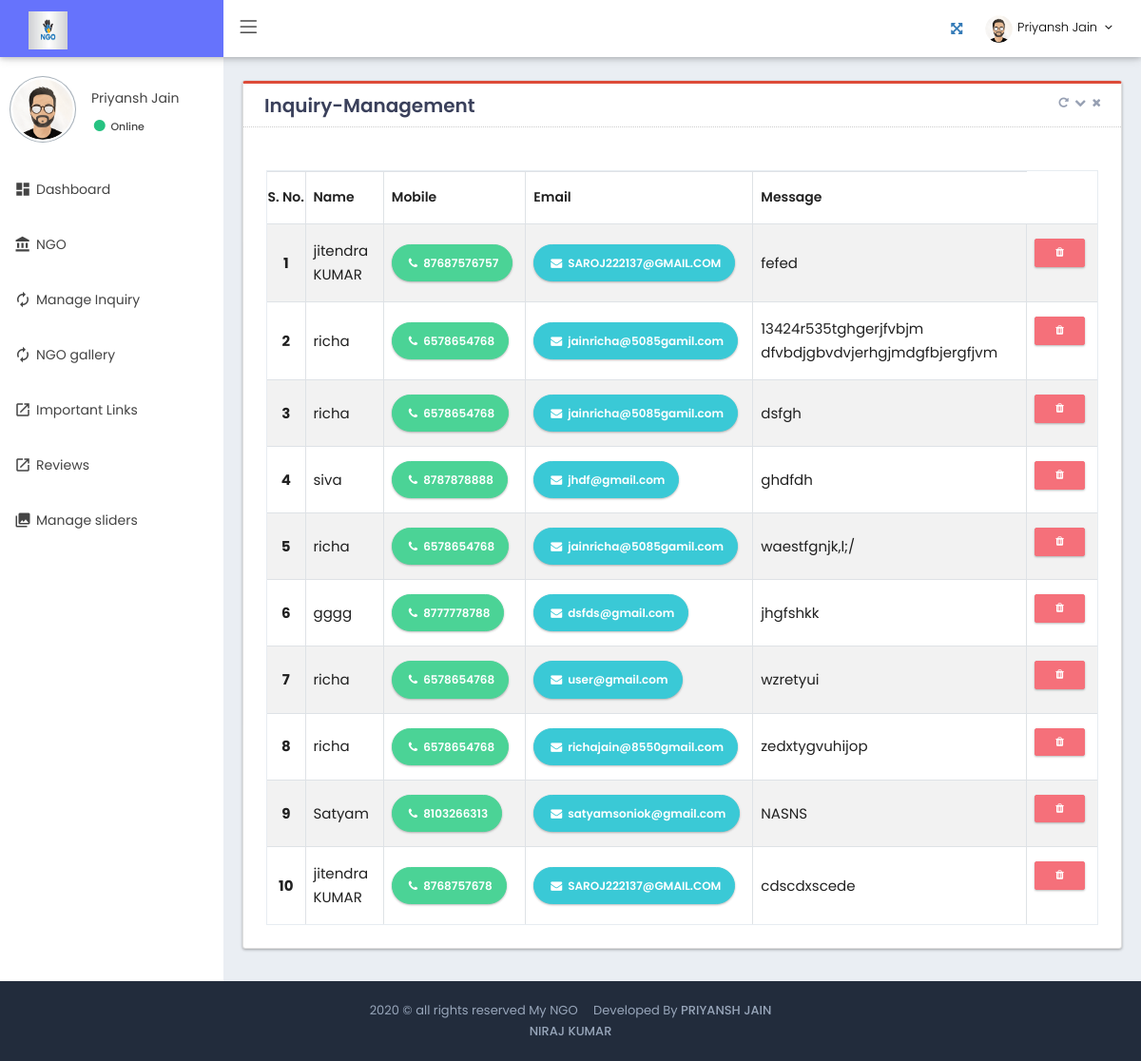
Page /admin/manage_contactus.php (signed in) on the committed database.
### tables this page shows
CREATE TABLE `admin_profile` (
  `id` int(50) NOT NULL,
  `name` varchar(100) NOT NULL,
  `designation` varchar(100) NOT NULL,
  `mobile` varchar(100) NOT NULL,
  `image` varchar(1000) NOT NULL
);

CREATE TABLE `contactus` (
  `id` int(15) NOT NULL,
  `name` varchar(225) NOT NULL,
  `email` varchar(111) NOT NULL,
  `mobile` varchar(111) NOT NULL,
  `message` varchar(1500) NOT NULL,
  `created_at` date NOT NULL DEFAULT current_timestamp()
);

### admin/manage_contactus.php (the view, shortened to what this page needs)
<?php
include('connection.php');
include('includes/header.php');
?>
<div class="page-container">
<?php include('includes/sidebar.php')?>
    <div class="page-content-wrapper">
        <div class="page-content">
            <div class="row">
                <div class="col-lg-12 col-md-12 col-sm-12 col-12">
                <div class="card card-topline-red">
                                <div class="card-head">
                                    <header><meta http-equiv="Content-Type" content="text/html; charset=utf-8">Inquiry-Management</header>
                                    <div class="tools">
                                        <a class="fa fa-repeat btn-color box-refresh" href="javascript:;"></a>
                                        <a class="t-collapse btn-color fa fa-chevron-down" href="javascript:;"></a>
                                        <a class="t-close btn-color fa fa-times" href="javascript:;"></a>
                                    </div>
                                </div>
                                <div class="card-body ">
                                    <div class="row">
                                        <div class="col-md-6 col-sm-6 col-6">
                                        </div>
                                        <div class="col-md-6 col-sm-6 col-6">
                                        </div>
                                    </div>
                                    <div class="table-scrollable">
                                        <table
                                            class="table table-striped table-bordered table-hover table-checkable order-column"
                                            style="width: 100%" id="example4">
                                            <thead>
                                                <tr>
                                                    <th> S. No.</th>
                                                    <th> Name </th>
                                                    <th> Mobile</th>
                                                    <th> Email </th>
                                                    <th> Message </th>
                                                </tr>
                                            </thead>
                                            <tbody>
                                                 <?php
        $n=0;
        $query1="SELECT * FROM contactus";
       $result1=mysqli_query($conn,$query1);
         while($row = $result1->fetch_assoc()) {
         $n++;
         ?>
<tr>
                                                            <th scope="row"><?php echo $n;?></th>
                                                            <td><?php echo $row['name'];?></td>
                                                            <td><a href="tel:<?php echo $row['mobile'];?>"><button class="btn btn-success" style="border-radius:30px;"><i class="fa fa-phone"></i> <?php echo $row['mobile'];?></button></a></td>
                              <td><a href="mailto:<?php echo $row['email'];?>"><button class="btn btn-info" style="border-radius:30px;text-transform: none;"><i class="fa fa-envelope"></i> <?php echo $row['email'];?></button></a></td>
                                                            <td><?php echo $row['message'];?>
                                                            </td>
                                                            <td class="valigntop">
                                 <a href="delete_inquiry.php?id=<?php echo $row['id']?>"><button type="submit" data-toggle="modal" onclick="return confirm('are you sure  want to delete this');" aria-hidden="true" data-target="#delete_employee" class="btn btn-danger btn-sm mb-1"><i class="fa fa-trash" aria-hidden="true"></i></button></a>
                              </td>
                                                          </tr>
                                                        <?php } ?>
                                                    </tbody>
                                        </table>
                                    </div>
                                </div>
                            </div>
                </div>
            </div>
        </div>
    </div>
    <?php include('includes/tools.php')?>
<?php include('includes/footer.php')?>

### admin/includes/header.php (shortened to what this page needs)
<?php @session_start();
include('connection.php');
  $admin_id=$_SESSION['admin'];
?>
<!DOCTYPE html>
<html lang="en">
<head>
	<link href="fonts/simple-line-icons/simple-line-icons.min.css" rel="stylesheet" type="text/css" />
	<link href="fonts/font-awesome/css/font-awesome.min.css" rel="stylesheet" type="text/css" />
	<link href="fonts/material-design-icons/material-icon.css" rel="stylesheet" type="text/css" />
	<link href="assets/plugins/bootstrap/css/bootstrap.min.css" rel="stylesheet" type="text/css" />
	<link href="assets/plugins/summernote/summernote.css" rel="stylesheet">
	<link rel="stylesheet" href="assets/plugins/material/material.min.css">
	<link rel="stylesheet" href="assets/css/material_style.css">
	<link href="assets/css/pages/inbox.min.css" rel="stylesheet" type="text/css" />
	<link rel="stylesheet" href="//code.jquery.com/ui/1.12.1/themes/base/jquery-ui.css">
	<link href="assets/css/theme/light/theme_style.css" rel="stylesheet" id="rt_style_components" type="text/css" />
	<link href="assets/css/plugins.min.css" rel="stylesheet" type="text/css" />
	<link href="assets/css/theme/light/style.css" rel="stylesheet" type="text/css" />
	<link href="assets/css/responsive.css" rel="stylesheet" type="text/css" />
	<link href="assets/css/theme/light/theme-color.css" rel="stylesheet" type="text/css" />
     <link href="assets/plugins/select2/css/select2.css" rel="stylesheet" type="text/css" />
    <link href="assets/plugins/select2/css/select2-bootstrap.min.css" rel="stylesheet" type="text/css" />
</head>
<body class="page-header-fixed sidemenu-closed-hidelogo page-content-white page-md header-white white-sidebar-color logo-indigo">
    <div class="page-wrapper">
        <div class="page-header navbar navbar-fixed-top">
            <div class="page-header-inner ">
                <div class="page-logo">
                    <a href="index.php">
                        <span class="logo-default">
                            <img src="../img/logo.jpg" alt="..." style="height:40px;width:80%;">
                       </span>
                       </a>
                </div>
                <ul class="nav navbar-nav navbar-left in">
                    <li><a href="#" class="menu-toggler sidebar-toggler"><i class="icon-menu"></i></a></li>
                </ul>
                <div class="top-menu">
                    <ul class="nav navbar-nav pull-right">
                        <li><a href="javascript:;" class="fullscreen-btn"><i class="fa fa-arrows-alt"></i></a></li>
                        <li class="dropdown dropdown-user">
                             <?php
                                    $qyselect="SELECT * FROM admin_profile WHERE id='$admin_id'";
                                    $result=mysqli_query($conn,$qyselect);
                                    while($row=mysqli_fetch_array($result))
                                    {
                                    ?>
                            <a href="javascript:;" class="dropdown-toggle" data-toggle="dropdown" data-hover="dropdown" data-close-others="true">
                                <img alt="" class="img-circle " src="<?php echo $row['image'] ?>" />
                                <span class="username username-hide-on-mobile"> <?php echo $row['name'] ?> </span>
                                <i class="fa fa-angle-down"></i>
                            </a>
                            <?php }?>
                        </li>
                    </ul>
                </div>
            </div>
        </div>

### admin/includes/sidebar.php (shortened to what this page needs)
<div class="sidebar-container">
        <div class="sidemenu-container navbar-collapse collapse fixed-menu">
            <div id="remove-scroll" class="left-sidemenu">
                <ul class="sidemenu  page-header-fixed slimscroll-style" data-keep-expanded="false" data-auto-scroll="true" data-slide-speed="200" style="padding-top: 20px">
                    <li class="sidebar-user-panel">
                        <div class="user-panel">
                            <?php
                                    $qyselect="SELECT * FROM admin_profile WHERE id='$admin_id'";
                                    $result=mysqli_query($conn,$qyselect);
                                    while($row=mysqli_fetch_array($result))
                                    {
                                    ?>
                            <div class="pull-left image">
                                <img src="<?php echo $row['image'] ?>" class="img-circle user-img-circle" alt="User Image" style="height:70px; width:70px;" />
                            </div>
                            <div class="pull-left info">
                                <p> <?php echo $row['name'] ?></p>
                                <a href="#"><i class="fa fa-circle user-online"></i><span class="txtOnline">
												Online</span></a>
                            </div>
                        <?php }?>
                        </div>
                    </li>
                    <li class="nav-item">
                        <a href="index.php" class="nav-link nav-toggle">
                        <i class="material-icons">dashboard</i>
                            <span class="title">Dashboard</span>
                        </a>
                    </li>
                   <li class="nav-item">
                        <a href="ngo.php" class="nav-link nav-toggle">
                        <i class="material-icons">account_balance</i>
                            <span class="title">NGO</span>
                        </a>
                    </li>
                    <li class="nav-item">
                        <a href="manage_contactus.php" class="nav-link nav-toggle">
                        <i class="material-icons">autorenew</i>
                           <span class="title">Manage Inquiry</span>
                        </a>
                    </li>
                    <li class="nav-item">
                        <a href="manage_gallery.php" class="nav-link nav-toggle">
                        <i class="material-icons">autorenew</i>
                           <span class="title">NGO gallery</span>
                        </a>
                    </li>
                    <li class="nav-item">
                        <a href="important_links.php" class="nav-link nav-toggle">
                        <i class="material-icons">launch</i>
                            <span class="title">Important Links</span>
                        </a>
                    </li>
                    <li class="nav-item">
                        <a href="review.php" class="nav-link nav-toggle">
                        <i class="material-icons">launch</i>
                            <span class="title">Reviews</span>
                        </a>
                    </li>
                    <li class="nav-item">
                        <a href="slider.php" class="nav-link nav-toggle">
                        <i class="material-icons">collections</i>
                            <span class="title">Manage sliders</span>
                        </a>
                    </li>
                </ul>
            </div>
        </div>
    </div>

### admin/assets/css/material_style.css (style rules this page uses)
.page-header.navbar .page-logo { line-height: 1.7 !important; }

### admin/assets/css/theme/light/style.css (style rules this page uses)
.fa { display: inline-block; font: normal normal normal 14px/1 FontAwesome; font-size: inherit; -webkit-font-smoothing: antialiased; -moz-osx-font-smoothing: grayscale; transform: translate(0, 0); }
.fa-angle-down:before { content: "\f107"; }

### admin/assets/css/responsive.css (style rules this page uses)
@media only screen and (min-width:768px) { .navbar-left { float: left!important; } }
@media (min-width:768px) { .navbar-nav>li { float: left; } }
@media (min-width:992px) { .sidemenu-container { width: 235px; float: left; position: relative; margin-right: -100% } }
@media (min-width:992px) { .sidemenu-container.collapse { display: block; max-height: none !important } }
@media (min-width:992px) { .page-content-wrapper { float: left; width: 100% } }
@media (min-width:992px) { .page-content-wrapper .page-content { margin-left: 235px; margin-top: 0; min-height: 600px; padding: 25px 20px 10px } }

### admin/assets/css/theme/light/theme-color.css (style rules this page uses)
:root { --sidebar-color: #ffffff; --sidebar-font-color: #4680ff; --logo-color: #222c3c; --header-color: #6673FC; }
.white-sidebar-color .sidemenu-container { background-color: #ffffff; }
.white-sidebar-color .user-panel, .white-sidebar-color .txtOnline, .white-sidebar-color .sidemenu-container .sidemenu>li>a, .white-sidebar-color .sidemenu-closed.sidemenu-container-fixed .sidemenu-container:hover .sidemenu>li>a { color: #444; }
.white-sidebar-color .page-container { background-color : #ffffff; }
.logo-indigo .page-header.navbar .page-logo { background: #6673FC; }
.header-white .page-header.navbar { background-color: #ffffff; }
.header-white .page-header.navbar .top-menu .navbar-nav>li.dropdown-language>.dropdown-toggle>.langname, .header-white .page-header.navbar .top-menu .navbar-nav>li.dropdown-user>.dropdown-toggle>.username, .header-white .page-header.navbar .top-menu .navbar-nav>li.dropdown-user>.dropdown-toggle>i { color: #000; }
.header-white .page-header.navbar .top-menu .navbar-nav>li.dropdown .dropdown-toggle>i { color: #000; }
.header-white .menu-toggler i.icon-menu { color: #000000; font-size: 18px; }

### rows in the picture
admin_profile: image (picture), name "Priyansh Jain"
contactus: name "jitendra KUMAR", mobile "87687576757", email "SAROJ222137@GMAIL.COM", message "fefed"
contactus: name "richa", mobile "6578654768", email "jainricha@5085gamil.com", message "13424r535tghgerjfvbjm dfvbdjgbvdvjerhgjmdgfbjergfjvm"
contactus: name "richa", mobile "6578654768", email "jainricha@5085gamil.com", message "dsfgh"
contactus: name "siva", mobile "8787878888", email "jhdf@gmail.com", message "ghdfdh"
contactus: name "richa", mobile "6578654768", email "jainricha@5085gamil.com", message "waestfgnjk,l;/"
contactus: name "gggg", mobile "8777778788", email "dsfds@gmail.com", message "jhgfshkk"
contactus: name "richa", mobile "6578654768", email "user@gmail.com", message "wzretyui"
contactus: name "richa", mobile "6578654768", email "richajain@8550gmail.com", message "zedxtygvuhijop"
contactus: name "Satyam", mobile "8103266313", email "satyamsoniok@gmail.com", message "NASNS"
contactus: name "jitendra KUMAR", mobile "8768757678", email "SAROJ222137@GMAIL.COM", message "cdscdxscede"
